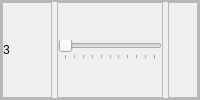
                              <widget class="QFrame" name="White3_Frame">
                               <property name="frameShape">
                                <enum>QFrame::StyledPanel</enum>
                               </property>
                               <property name="frameShadow">
                                <enum>QFrame::Raised</enum>
                               </property>
                               <layout class="QHBoxLayout" name="horizontalLayout_27">
                                <property name="spacing">
                                 <number>0</number>
                                </property>
                                <property name="leftMargin">
                                 <number>0</number>
                                </property>
                                <property name="topMargin">
                                 <number>0</number>
                                </property>
                                <property name="rightMargin">
                                 <number>0</number>
                                </property>
                                <property name="bottomMargin">
                                 <number>0</number>
                                </property>
                                <item>
                                 <widget class="QFrame" name="White3_frame">
                                  <property name="frameShape">
                                   <enum>QFrame::StyledPanel</enum>
                                  </property>
                                  <property name="frameShadow">
                                   <enum>QFrame::Raised</enum>
                                  </property>
                                  <layout class="QHBoxLayout" name="horizontalLayout_36">
                                   <property name="spacing">
                                    <number>5</number>
                                   </property>
                                   <property name="leftMargin">
                                    <number>0</number>
                                   </property>
                                   <property name="topMargin">
                                    <number>0</number>
                                   </property>
                                   <property name="rightMargin">
                                    <number>0</number>
                                   </property>
                                   <property name="bottomMargin">
                                    <number>0</number>
                                   </property>
                                   <item>
                                    <widget class="QFrame" name="White3_Display_frame">
                                     <property name="minimumSize">
                                      <size>
                                       <width>50</width>
                                       <height>0</height>
                                      </size>
                                     </property>
                                     <property name="maximumSize">
                                      <size>
                                       <width>50</width>
                                       <height>16777215</height>
                                      </size>
                                     </property>
                                     <property name="frameShape">
                                      <enum>QFrame::StyledPanel</enum>
                                     </property>
                                     <property name="frameShadow">
                                      <enum>QFrame::Raised</enum>
                                     </property>
                                     <layout class="QHBoxLayout" name="White3_toggleButton_layout">
                                      <property name="spacing">
                                       <number>0</number>
                                      </property>
                                      <property name="leftMargin">
                                       <number>0</number>
                                      </property>
                                      <property name="topMargin">
                                       <number>0</number>
                                      </property>
                                      <property name="rightMargin">
                                       <number>0</number>
                                      </property>
                                      <property name="bottomMargin">
                                       <number>0</number>
                                      </property>
                                      <item>
                                       <widget class="QLabel" name="White3_label">
                                        <property name="maximumSize">
                                         <size>
                                          <width>125</width>
                                          <height>16777215</height>
                                         </size>
                                        </property>
                                        <property name="text">
                                         <string>3</string>
                                        </property>
                                        <property name="alignment">
                                         <set>Qt::AlignLeading|Qt::AlignLeft|Qt::AlignVCenter</set>
                                        </property>
                                       </widget>
                                      </item>
                                     </layout>
                                    </widget>
                                   </item>
                                   <item>
                                    <widget class="QFrame" name="White3_Slider_frame">
                                     <property name="maximumSize">
                                      <size>
                                       <width>225</width>
                                       <height>16777215</height>
                                      </size>
                                     </property>
                                     <property name="frameShape">
                                      <enum>QFrame::StyledPanel</enum>
                                     </property>
                                     <property name="frameShadow">
                                      <enum>QFrame::Raised</enum>
                                     </property>
                                     <layout class="QHBoxLayout" name="horizontalLayout_37">
                                      <property name="spacing">
                                       <number>0</number>
                                      </property>
                                      <property name="leftMargin">
                                       <number>0</number>
                                      </property>
                                      <property name="topMargin">
                                       <number>0</number>
                                      </property>
                                      <property name="rightMargin">
                                       <number>0</number>
                                      </property>
                                      <property name="bottomMargin">
                                       <number>0</number>
                                      </property>
                                      <item>
                                       <widget class="QSlider" name="White3_Slider">
                                        <property name="maximum">
                                         <number>100</number>
                                        </property>
                                        <property name="sliderPosition">
                                         <number>0</number>
                                        </property>
                                        <property name="orientation">
                                         <enum>Qt::Horizontal</enum>
                                        </property>
                                        <property name="tickPosition">
                                         <enum>QSlider::TicksBelow</enum>
                                        </property>
                                        <property name="tickInterval">
                                         <number>10</number>
                                        </property>
                                       </widget>
                                      </item>
                                     </layout>
                                    </widget>
                                   </item>
                                   <item>
                                    <widget class="QFrame" name="White3_value_frame">
                                     <property name="minimumSize">
                                      <size>
                                       <width>30</width>
                                       <height>0</height>
                                      </size>
                                     </property>
                                     <property name="maximumSize">
                                      <size>
                                       <width>30</width>
                                       <height>16777215</height>
                                      </size>
                                     </property>
                                     <property name="frameShape">
                                      <enum>QFrame::StyledPanel</enum>
                                     </property>
                                     <property name="frameShadow">
                                      <enum>QFrame::Raised</enum>
                                     </property>
                                     <layout class="QHBoxLayout" name="horizontalLayout_26">
                                      <property name="spacing">
                                       <number>0</number>
                                      </property>
                                      <property name="leftMargin">
                                       <number>0</number>
                                      </property>
                                      <property name="topMargin">
                                       <number>0</number>
                                      </property>
                                      <property name="rightMargin">
                                       <number>0</number>
                                      </property>
                                      <property name="bottomMargin">
                                       <number>0</number>
                                      </property>
                                      <item>
                                       <widget class="QLabel" name="White3_Value">
                                        <property name="minimumSize">
                                         <size>
                                          <width>0</width>
                                          <height>0</height>
                                         </size>
                                        </property>
                                        <property name="maximumSize">
                                         <size>
                                          <width>16777215</width>
                                          <height>16777215</height>
                                         </size>
                                        </property>
                                        <property name="text">
                                         <string/>
                                        </property>
                                        <property name="alignment">
                                         <set>Qt::AlignCenter</set>
                                        </property>
                                       </widget>
                                      </item>
                                     </layout>
                                    </widget>
                                   </item>
                                  </layout>
                                 </widget>
                                </item>
                               </layout>
                              </widget>
